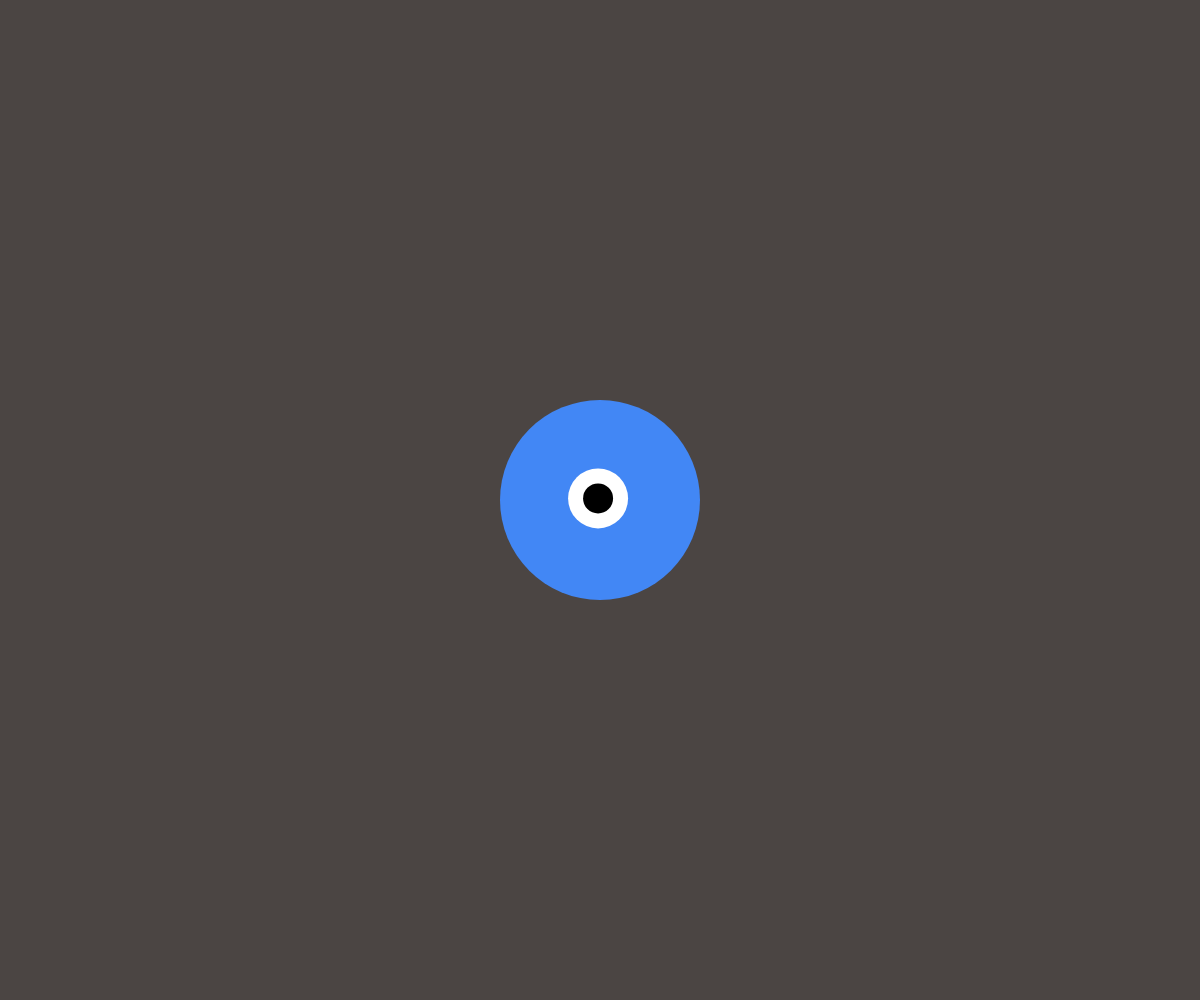
Frame 1 (no input)
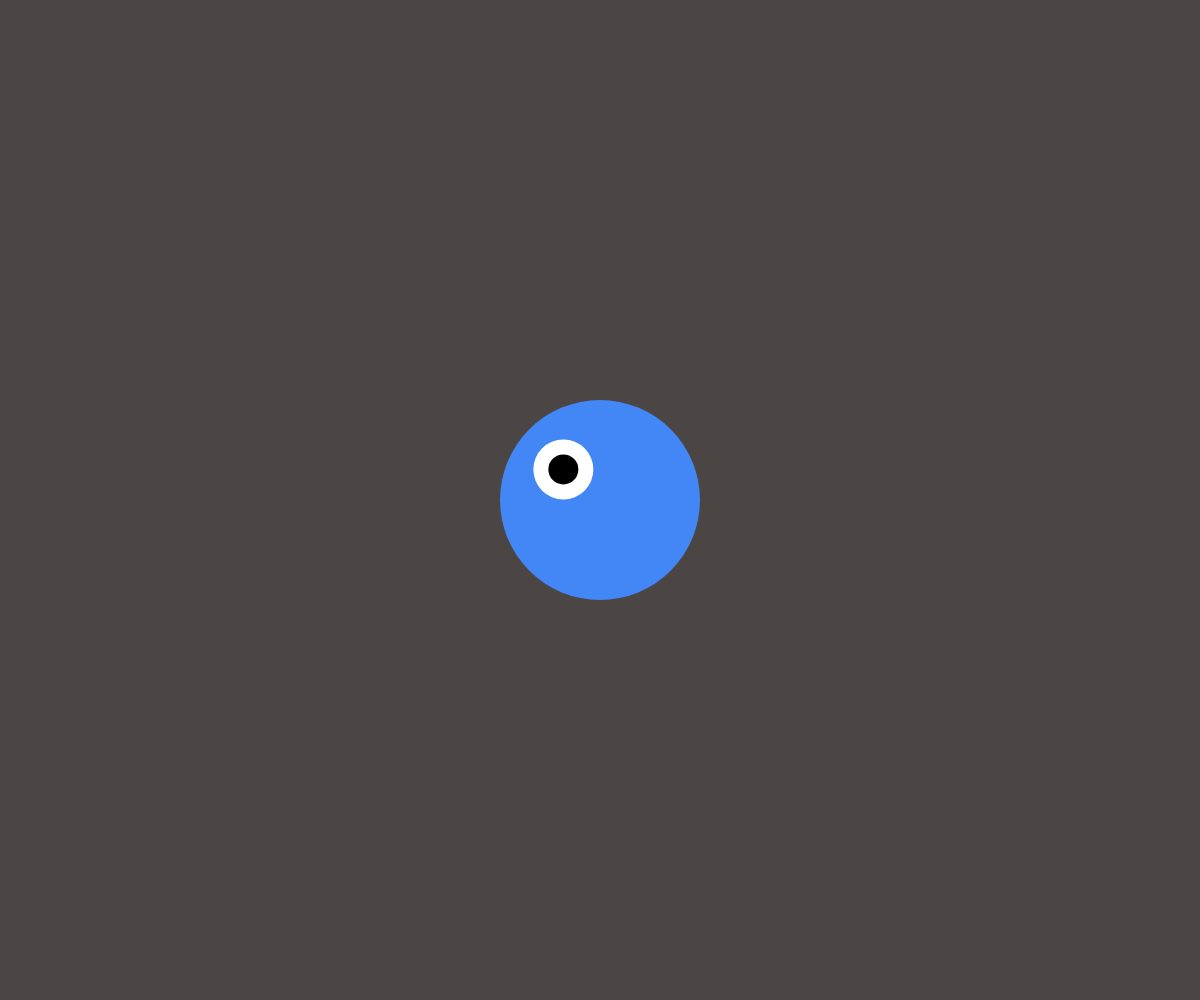
Frame 60 (no input)
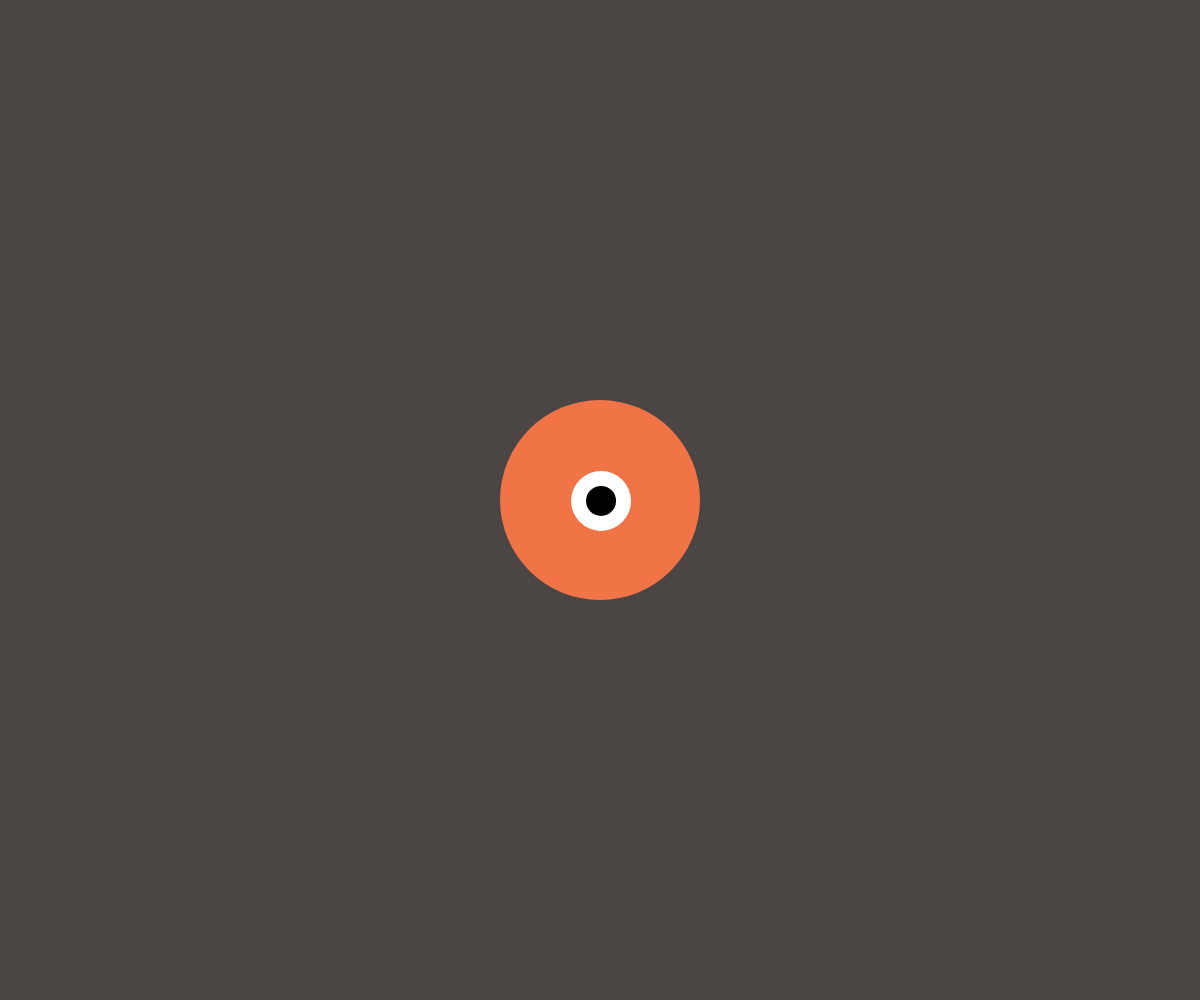
Frame 120 (the mouse pressed at the canvas centre since frame 60)

The p5.js sketch that drew these frames (run headless with seeded random() and noise() and a simulated clock; from frame 60 on, the mouse is pressed at the canvas centre):

// p5.js sketch
// ── sketch.js
let circleX, circleY, circleRadius;
let eyeballX, eyeballY;
let targetX, targetY;
let eyeRadius;
let circleColor;
let isHovered = false;
let isClicked = false;
let minCircleRadius;
let easing = 0.05;
let backgroundColor;
let hoverColor;
let originalColor;

function setup() {
  createCanvas(windowWidth, windowHeight);
  circleX = width / 2;
  circleY = height / 2;
  circleRadius = 200;
  minCircleRadius = 50;
  eyeRadius = 30;
  
  eyeballX = circleX;
  eyeballY = circleY;
  
  originalColor = color(66, 135, 245);
  hoverColor = color(245, 111, 66);
  circleColor = originalColor;
  backgroundColor = color(77, 71, 69);

  targetX = eyeballX;
  targetY = eyeballY;
}

function draw() {
  background(lerpColor(backgroundColor, color(0), 0.03));

  isHovered = dist(mouseX, mouseY, circleX, circleY) < circleRadius / 2;

  if (isHovered) {
    circleColor = lerpColor(circleColor, hoverColor, 0.1);
  } else {
    circleColor = lerpColor(circleColor, originalColor, 0.1);
  }

  fill(circleColor);
  noStroke();
  ellipse(circleX, circleY, circleRadius);

  let angle = atan2(mouseY - eyeballY, mouseX - eyeballX);
  targetX = circleX + cos(angle) * (circleRadius / 4);
  targetY = circleY + sin(angle) * (circleRadius / 4);
  
  eyeballX += (targetX - eyeballX) * easing;
  eyeballY += (targetY - eyeballY) * easing;

  fill(333);
  ellipse(eyeballX, eyeballY, eyeRadius * 2);
  
  fill(0);
  ellipse(eyeballX, eyeballY, eyeRadius);

  if (isClicked) {
    circleRadius += (minCircleRadius - circleRadius) * 0.1;
    if (abs(circleRadius - minCircleRadius) < 0.5) {
      isClicked = false;
    }
  }
}

function mousePressed() {
  if (isHovered && !isClicked) {
    isClicked = true;
  }
}
